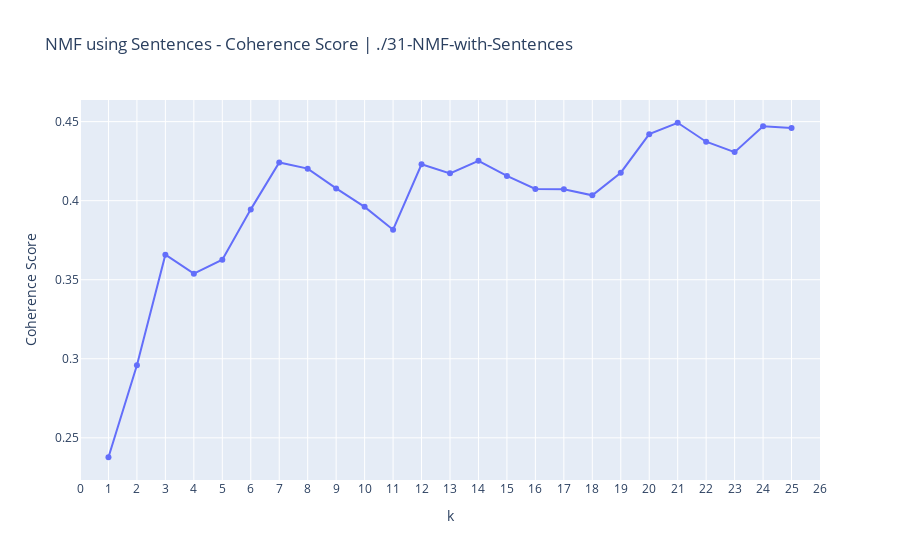

The code cell stored with this chart in its notebook:
### Code cell
import plotly.express as px

fig_1 = px.line(
    coherence_scores_df, 
    x='k', 
    y='Coherence Score', 
    title=f"NMF using Sentences - Coherence Score | {working_directory}\n"
)

# add markers for each point
fig_1.update_traces(mode='lines+markers')

# extend the limits of the x-axis from 0 to 16
fig_1.update_xaxes(range=[0, max_topics + 1])

# show all numbers on the x-axis
fig_1.update_layout(xaxis=dict(tickmode='linear'))

# write the graph to a file in the working directory
fig_1.write_html(f"{working_directory}/nmf_using_sentences_coherence_scores_chart.html")

# show the plot
fig_1.show()

### Figure 1 — Plotly figure (JSON) as saved in the notebook; plotly's stock layout.template omitted (floating-point values rounded to 4 significant figures)
{"data": [{"hovertemplate": "k=%{x}<br>Coherence Score=%{y}<extra></extra>", "legendgroup": "", "line": {"color": "#636efa", "dash": "solid"}, "marker": {"symbol": "circle"}, "mode": "lines+markers", "name": "", "orientation": "v", "showlegend": false, "type": "scatter", "x": [1, 2, 3, 4, 5, 6, 7, 8, 9, 10, 11, 12, 13, 14, 15, 16, 17, 18, 19, 20, 21, 22, 23, 24, 25], "xaxis": "x", "y": [0.2377, 0.2959, 0.3659, 0.3538, 0.3627, 0.3945, 0.4242, 0.4203, 0.4078, 0.3961, 0.3816, 0.423, 0.4173, 0.4252, 0.4157, 0.4074, 0.4072, 0.4034, 0.4177, 0.4421, 0.4493, 0.4373, 0.4307, 0.447, 0.446], "yaxis": "y"}], "layout": {"autosize": true, "legend": {"tracegroupgap": 0}, "title": {"text": "NMF using Sentences - Coherence Score | ./31-NMF-with-Sentences\n"}, "xaxis": {"anchor": "y", "domain": [0, 1], "range": [0, 26], "tickmode": "linear", "title": {"text": "k"}, "type": "linear"}, "yaxis": {"anchor": "x", "autorange": true, "domain": [0, 1], "range": [0.2203, 0.4668], "title": {"text": "Coherence Score"}, "type": "linear"}}}
